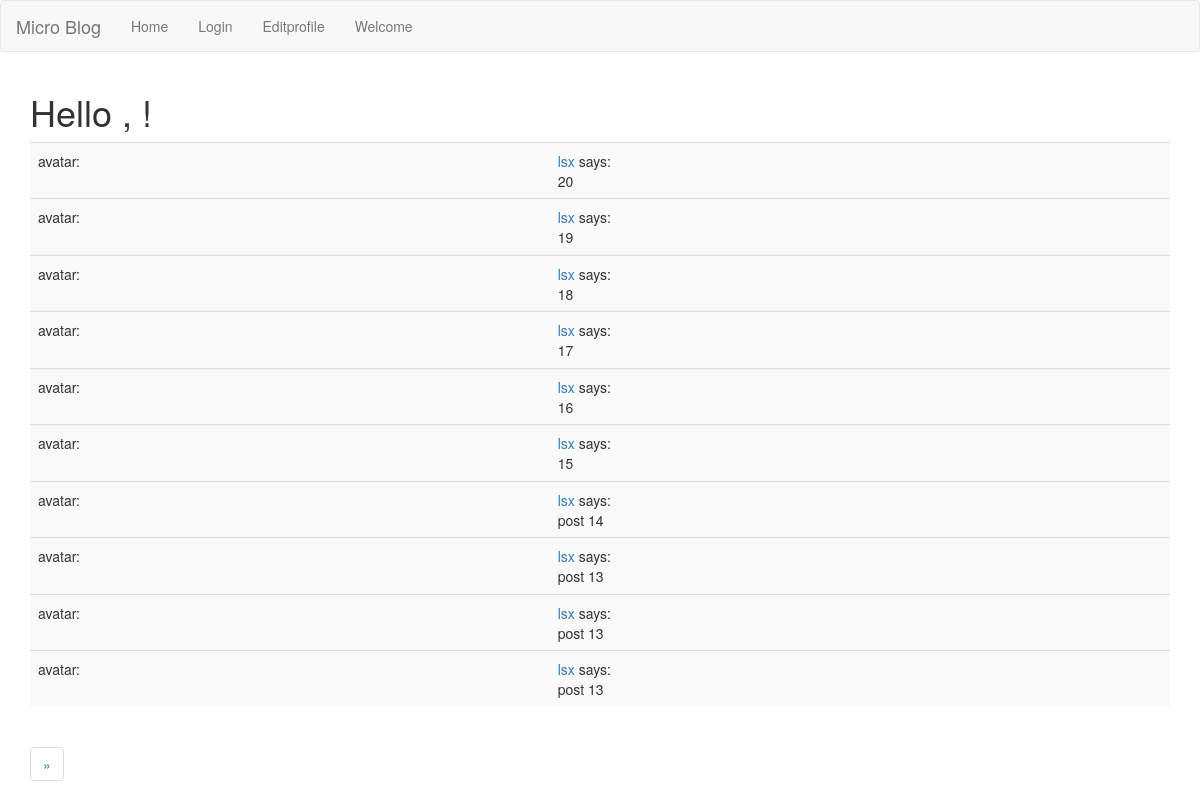
The page /explore?page=1 on the database as committed earlier.
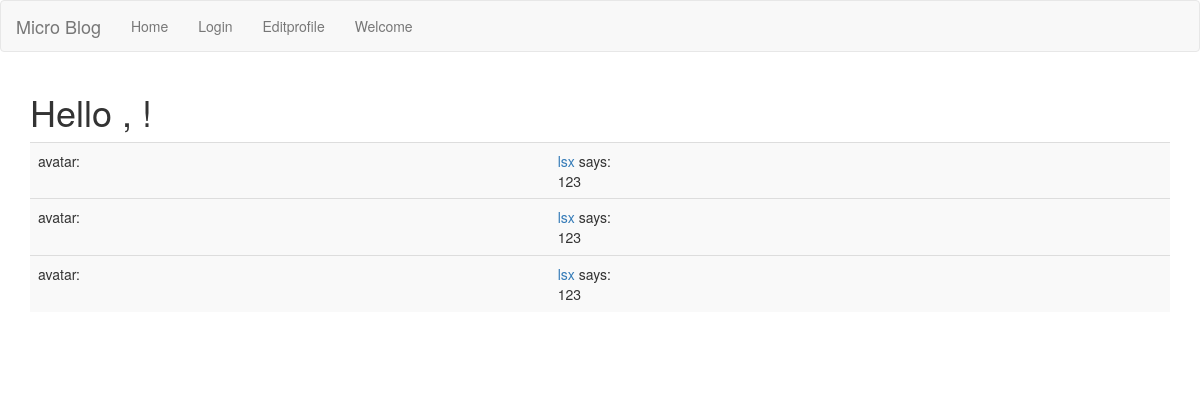
The same page on the database as committed later.
### app_package/models.py (models this page shows, shortened)
class Post(db.Model):
    id = db.Column(db.Integer, primary_key=True)
    body = db.Column(db.String(500))
    timestamp = db.Column(db.DateTime, index=True, default=datetime.utcnow)
    user_id = db.Column(db.Integer, db.ForeignKey('user.id'))

class User(UserMixin,db.Model):
    id = db.Column(db.Integer, primary_key=True)
    username = db.Column(db.String(50), index=True, unique=True)
    email = db.Column(db.String(50), index=True, unique=True)
    password_hash = db.Column(db.String(50), index=True, unique=True)
    aboutme = db.Column(db.String(400))
    last_seen = db.Column(db.DateTime, default=datetime.utcnow)
    posts = db.relationship('Post', backref='author', lazy='dynamic')
    followed = db.relationship("User",secondary=followers,
        primaryjoin=(followers.c.follower_id==id),
        secondaryjoin=(followers.c.followed_id==id),
        backref=db.backref("followers",lazy="dynamic"), lazy='dynamic')
    '''
        判断是否关注
    '''
    '''
       关注用户
    '''
    '''
        取消关注
    '''
    '''
        获取关注用户以及自己的文章，发布时间倒序排列
    '''

### app_package/route.py (the view)
@app.route('/explore')
def explore():
    page = request.args.get('page', 2, type=int)
    posts = Post.query.order_by(Post.timestamp.desc()).paginate(page,app.config['POST_PERPAGE'],False)
    next_url = url_for('explore', page=posts.next_num) if posts.has_next else None
    prev_url = url_for('explore', page=posts.prev_num) if posts.has_prev else None
    return render_template("index.html",  user=user, posts=posts.items, next_url=next_url, prev_url=prev_url)

### app_package/route.py (called while the page is built)
@app.before_request
def before_request():
    if current_user.is_authenticated:
        current_user.last_seen = datetime.utcnow()
        db.session.commit()

### app_package/templates/index.html (shortened to what this page needs)
{% extends "base.html" %}
{% import 'bootstrap/wtf.html' as wtf %}
{% block app_content %}
    <h1>Hello , {{current_user.username}}!</h1>
    <table class="table table-striped">
        {% for post in posts %}
            <tr>
                <td>avatar:</td>
                <td>
                    <a href="{{ url_for('user', username=post.author.username) }}">
                        {{ post.author.username }}
                    </a>
                    says:
                    <br>
                        {{ post.body }}
                </td>
            <tr>
        {% endfor %}
    </table>
    <nav aria-label="Page navigation">
      <ul class="pagination">
        {% if next_url %}
            <li>
              <a href="{{next_url}}" aria-label="Next">
                <span aria-hidden="true">&raquo;</span>
              </a>
            </li>
        {% endif %}
      </ul>
    </nav>
{% endblock %}

### app_package/templates/base.html (shortened to what this page needs)
{% extends 'bootstrap/base.html' %}
{% block navbar %}
    <nav class="navbar navbar-default">
      <div class="container-fluid">
        <div class="navbar-header">
          <a class="navbar-brand" href="#">Micro Blog</a>
        </div>
        <div class="collapse navbar-collapse" id="bs-example-navbar-collapse-1">
          <ul class="nav navbar-nav">
            <li><a href="{{url_for('hello')}}">Home</a></li>
            {% if current_user.is_anonymous %}
                <li><a href="{{url_for('login')}}">Login</a></li>
            {% else %}
                <li><a href="{{ url_for('user', username=current_user.username) }}">Profile</a></li>
                <li><a href="{{url_for('edit_profile')}}">Editprofile</a></li>
                <li><a href="{{url_for('logout')}}">Logout</a></li>
            {% endif %}
            <li><a href="{{url_for('explore')}}">Editprofile</a></li>
            <li><a href="/welcome?name=strange">Welcome</a></li>
          </ul>
        </div>
      </div>
    </nav>
{% endblock %}
{% block content %}
    <div class="container">
        {% block app_content %}
        {% endblock %}
    </div>
{% endblock %}

Rows that differ between the two databases and show on the page:
removed Post: author.username "lsx", body "20"
removed Post: author.username "lsx", body "19"
removed Post: author.username "lsx", body "18"
removed Post: author.username "lsx", body "17"
removed Post: author.username "lsx", body "16"
removed Post: author.username "lsx", body "15"
removed Post: author.username "lsx", body "post 14"
removed Post: author.username "lsx", body "post 13"
removed Post: author.username "lsx", body "post 13"
removed Post: author.username "lsx", body "post 13"
now on this page (row edited): Post: author.username "lsx", body "123"
now on this page (row edited): Post: author.username "lsx", body "123"
now on this page (row edited): Post: author.username "lsx", body "123"
